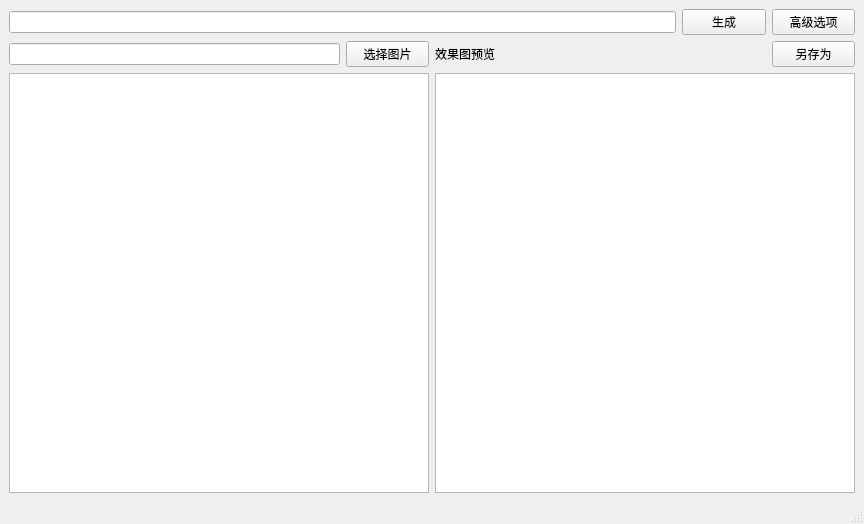
<?xml version="1.0" encoding="UTF-8"?>
<ui version="4.0">
 <class>MainWindow</class>
 <widget class="QMainWindow" name="MainWindow">
  <property name="geometry">
   <rect>
    <x>0</x>
    <y>0</y>
    <width>862</width>
    <height>522</height>
   </rect>
  </property>
  <property name="sizePolicy">
   <sizepolicy hsizetype="Minimum" vsizetype="Minimum">
    <horstretch>0</horstretch>
    <verstretch>0</verstretch>
   </sizepolicy>
  </property>
  <property name="windowTitle">
   <string>Qr Designer</string>
  </property>
  <widget class="QWidget" name="centralwidget">
   <property name="sizePolicy">
    <sizepolicy hsizetype="Minimum" vsizetype="Minimum">
     <horstretch>0</horstretch>
     <verstretch>0</verstretch>
    </sizepolicy>
   </property>
   <layout class="QVBoxLayout" name="verticalLayout_3">
    <item>
     <layout class="QHBoxLayout" name="horizontalLayout" stretch="8,1,1">
      <item>
       <widget class="QLineEdit" name="wordEdit"/>
      </item>
      <item>
       <widget class="QPushButton" name="quickGen">
        <property name="text">
         <string>生成</string>
        </property>
       </widget>
      </item>
      <item>
       <widget class="QPushButton" name="advancedGen">
        <property name="text">
         <string>高级选项</string>
        </property>
       </widget>
      </item>
     </layout>
    </item>
    <item>
     <layout class="QHBoxLayout" name="horizontalLayout_4">
      <item>
       <layout class="QVBoxLayout" name="verticalLayout">
        <item>
         <layout class="QHBoxLayout" name="horizontalLayout_2" stretch="8,2">
          <item>
           <widget class="QLineEdit" name="picEdit">
            <property name="sizePolicy">
             <sizepolicy hsizetype="Minimum" vsizetype="Fixed">
              <horstretch>0</horstretch>
              <verstretch>0</verstretch>
             </sizepolicy>
            </property>
            <property name="readOnly">
             <bool>true</bool>
            </property>
           </widget>
          </item>
          <item>
           <widget class="QPushButton" name="btnPicture">
            <property name="text">
             <string>选择图片</string>
            </property>
           </widget>
          </item>
         </layout>
        </item>
        <item>
         <widget class="QGraphicsView" name="imgView">
          <property name="sizePolicy">
           <sizepolicy hsizetype="Minimum" vsizetype="Minimum">
            <horstretch>0</horstretch>
            <verstretch>0</verstretch>
           </sizepolicy>
          </property>
          <property name="minimumSize">
           <size>
            <width>420</width>
            <height>420</height>
           </size>
          </property>
          <property name="verticalScrollBarPolicy">
           <enum>Qt::ScrollBarAlwaysOff</enum>
          </property>
          <property name="horizontalScrollBarPolicy">
           <enum>Qt::ScrollBarAlwaysOff</enum>
          </property>
         </widget>
        </item>
       </layout>
      </item>
      <item>
       <layout class="QVBoxLayout" name="verticalLayout_2">
        <item>
         <layout class="QHBoxLayout" name="horizontalLayout_3" stretch="8,2">
          <item>
           <widget class="QLabel" name="resLabel">
            <property name="sizePolicy">
             <sizepolicy hsizetype="Preferred" vsizetype="Preferred">
              <horstretch>0</horstretch>
              <verstretch>0</verstretch>
             </sizepolicy>
            </property>
            <property name="text">
             <string>效果图预览</string>
            </property>
           </widget>
          </item>
          <item>
           <widget class="QPushButton" name="btnSave">
            <property name="text">
             <string>另存为</string>
            </property>
           </widget>
          </item>
         </layout>
        </item>
        <item>
         <widget class="QGraphicsView" name="qrView">
          <property name="sizePolicy">
           <sizepolicy hsizetype="Minimum" vsizetype="Minimum">
            <horstretch>0</horstretch>
            <verstretch>0</verstretch>
           </sizepolicy>
          </property>
          <property name="minimumSize">
           <size>
            <width>420</width>
            <height>420</height>
           </size>
          </property>
          <property name="verticalScrollBarPolicy">
           <enum>Qt::ScrollBarAlwaysOff</enum>
          </property>
          <property name="horizontalScrollBarPolicy">
           <enum>Qt::ScrollBarAlwaysOff</enum>
          </property>
         </widget>
        </item>
       </layout>
      </item>
     </layout>
    </item>
   </layout>
  </widget>
  <widget class="QMenuBar" name="menubar">
   <property name="geometry">
    <rect>
     <x>0</x>
     <y>0</y>
     <width>862</width>
     <height>18</height>
    </rect>
   </property>
  </widget>
  <widget class="QStatusBar" name="statusbar"/>
 </widget>
 <resources/>
 <connections/>
</ui>
